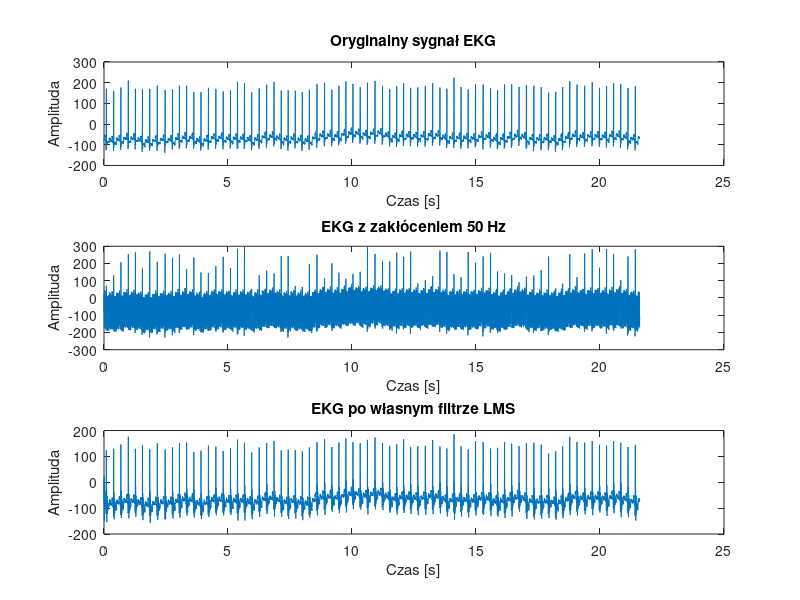

The MATLAB script that drew this image:
clear;
close all;

load('ECG100.mat');      % Załaduj plik
ekg = val(1, :);         % Wybierz pierwszy kanał sygnału
fs = 1000;               % Częstotliwość próbkowania
t = (0:length(ekg)-1)/fs;

% Dodaj zakłócenie 50 Hz
f_noise = 50;
noise = 100 * sin(2*pi*f_noise*t);
ekg_noisy = ekg + noise;

% Parametry LMS
M = 12;                      % Długość filtru
mi = 0.01;                   % Współczynnik uczenia
d = ekg_noisy;               % Sygnał wyjściowy (z zakłóceniem)
x = sin(2*pi*f_noise*t);     % Referencja: czysty sinus 50 Hz

% Inicjalizacja
bx = zeros(M, 1);            % Bufor próbek x
h = zeros(M, 1);             % Wektory wag
y = zeros(size(x));          % Wyjście filtru
e = zeros(size(x));          % Błąd

% Implementacja filtru LMS
for n = 1:length(x)
    % Opóźnienie i buforowanie próbek x
    bx = [x(n); bx(1:end-1)];
    
    % Wyjście filtru
    y(n) = h' * bx;
    
    % Oblicz błąd: sygnał odniesienia minus wyjście filtru
    e(n) = d(n) - y(n);
    
    % Aktualizacja wag
    h = h + mi * e(n) * bx;
end

% Sygnał odszumiony
ekg_filtered = e;

% Wizualizacja
figure;
subplot(3,1,1);
plot(t, ekg);
title('Oryginalny sygnał EKG');
xlabel('Czas [s]');
ylabel('Amplituda');

subplot(3,1,2);
plot(t, ekg_noisy);
title('EKG z zakłóceniem 50 Hz');
xlabel('Czas [s]');
ylabel('Amplituda');

subplot(3,1,3);
plot(t, ekg_filtered);
title('EKG po własnym filtrze LMS');
xlabel('Czas [s]');
ylabel('Amplituda');

% Ocena błędu
mae = mean(abs(ekg - ekg_filtered));
fprintf('MAE = %.6f\n', mae);
